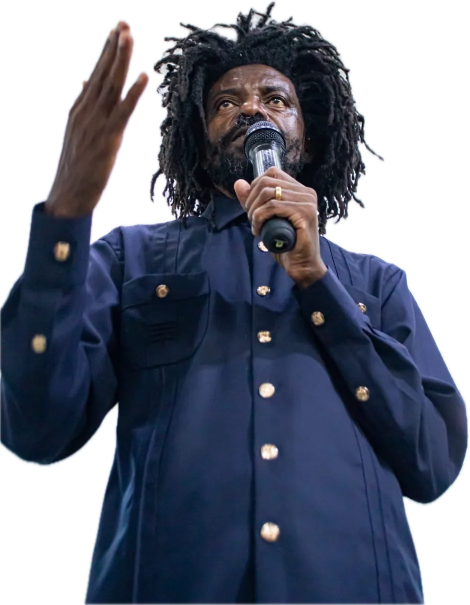
#> input picture design/assets/photos/profeta-elias-profecia-940.webp, 940 x 1209 px (shown at 1/2 size)
$ python build_share_image.py
#> lines starting #> are read from the running program, lines starting #| are printed output that depends on the picture; after the words box and inside, x2 and y2 are one past the last pixel; in counts of white or black regions, pixels touching at a corner belong together
"""Write design/assets/photos/partilha-istn-sj.jpg, the picture under a shared link.

WhatsApp and Facebook show it in the card of any link to the app that has no
picture of its own: the Profeta Elias, the church's logo and its name. 1200 by
630, the size those services expect, as a JPEG they all read.

    python3 scripts/build_share_image.py

Needs the cut-out in design/assets/photos and a serif font; the ones macOS
ships are used by default.
"""

from pathlib import Path
from PIL import Image, ImageDraw, ImageFilter, ImageFont

ROOT = Path(__file__).resolve().parents[1]
OUTPUT = ROOT / 'design' / 'assets' / 'photos' / 'partilha-istn-sj.jpg'
FONTS = Path('/System/Library/Fonts/Supplemental')
W, H = 1200, 630
DEEP, TEAL, GOLD, WHITE = (4, 41, 54), (19, 81, 99), (243, 197, 70), (255, 254, 250)


def font(name, size):
    return ImageFont.truetype(str(FONTS / name), size)


def main() -> None:
    image = Image.new('RGB', (W, H), DEEP)
    # A glow behind the Profeta, and the sun's rays of the logo.
    glow = Image.new('L', (W, H), 0)
#> glow: PIL image 1200x630 L; every value is 0
    ImageDraw.Draw(glow).ellipse((620, -120, 1260, 520), fill=150)
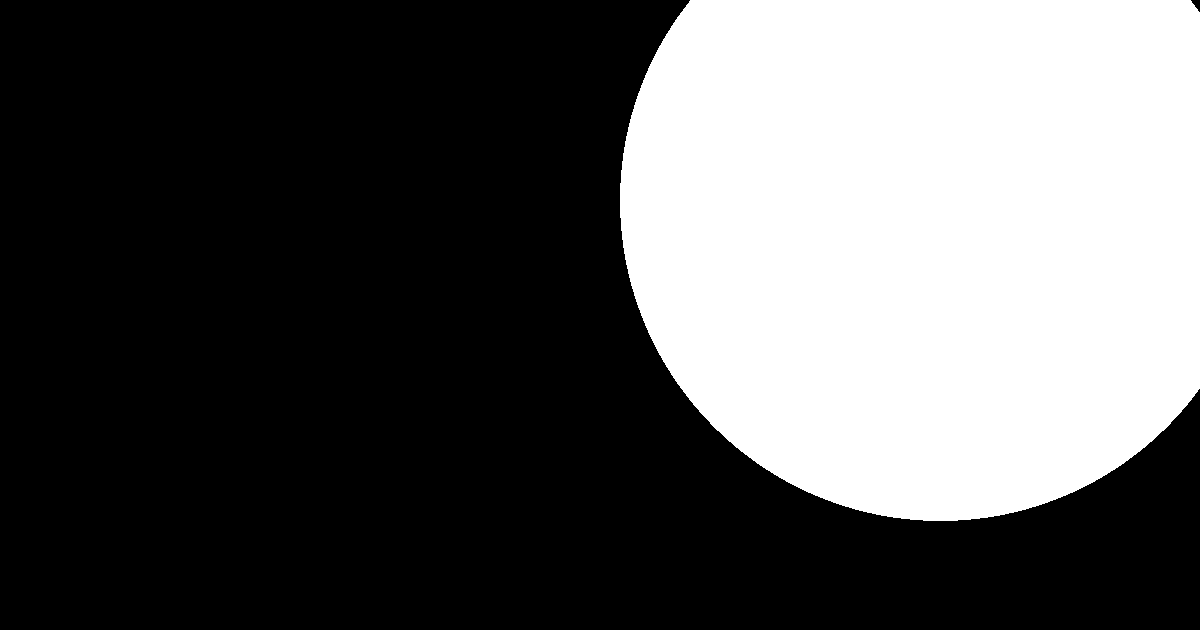
#> glow: PIL image 1200x630 L; values 0 (black) and 150 (white), 35.1% white; 1 white region, box (x1, y1, x2, y2) and area: (620, 0, 1200, 521) 265256
    image = Image.composite(Image.new('RGB', (W, H), TEAL), image, glow.filter(ImageFilter.GaussianBlur(120)))
    rays = Image.new('L', (W, H), 0)
    draw = ImageDraw.Draw(rays)
    for angle in range(0, 360, 12):
        draw.pieslice((560, -260, 1340, 520), angle, angle + 4, fill=46)
    rays = rays.filter(ImageFilter.GaussianBlur(3))
    fade = Image.new('L', (W, H), 0)
    ImageDraw.Draw(fade).ellipse((690, -110, 1210, 370), fill=255)
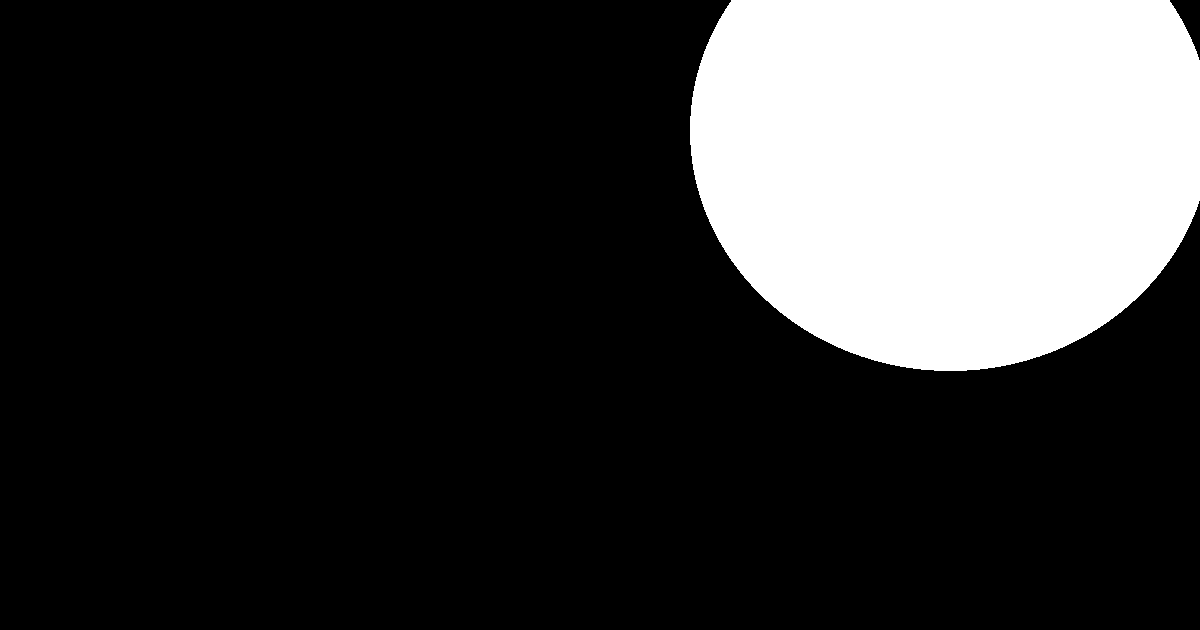
#> fade: PIL image 1200x630 L; 21.4% white; 1 white region, box (x1, y1, x2, y2) and area: (690, 0, 1200, 371) 161848
    rays = Image.composite(rays, Image.new('L', (W, H), 0), fade.filter(ImageFilter.GaussianBlur(70)))
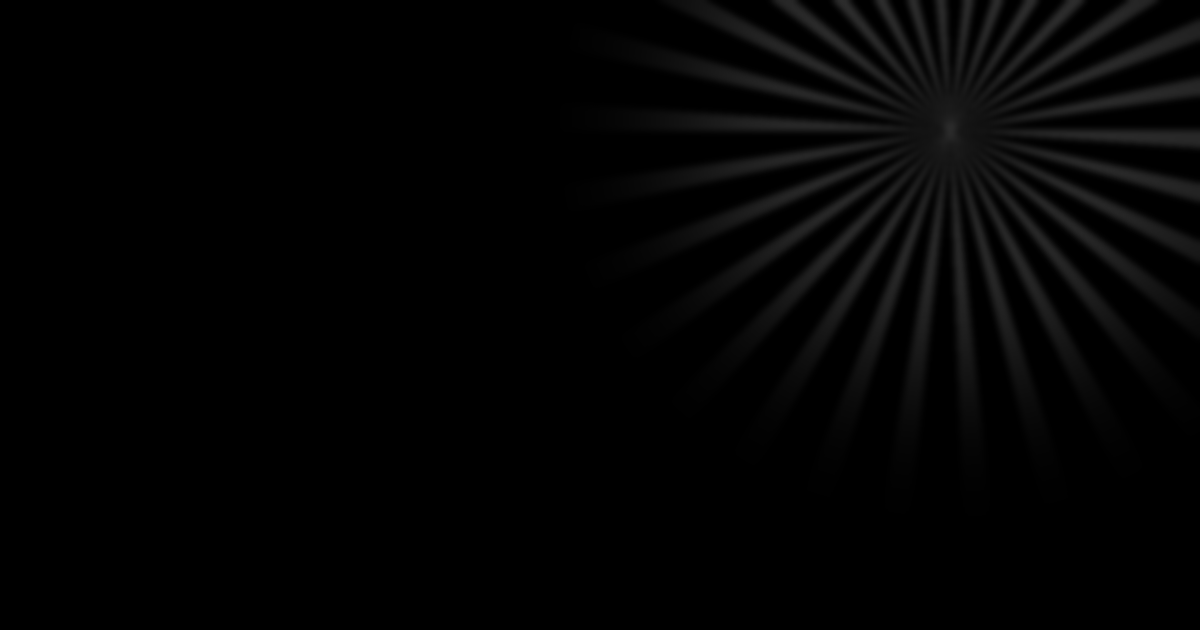
#> rays: PIL image 1200x630 L; min 0, max 44, mean 3.5
    image = Image.composite(Image.new('RGB', (W, H), GOLD), image, rays)
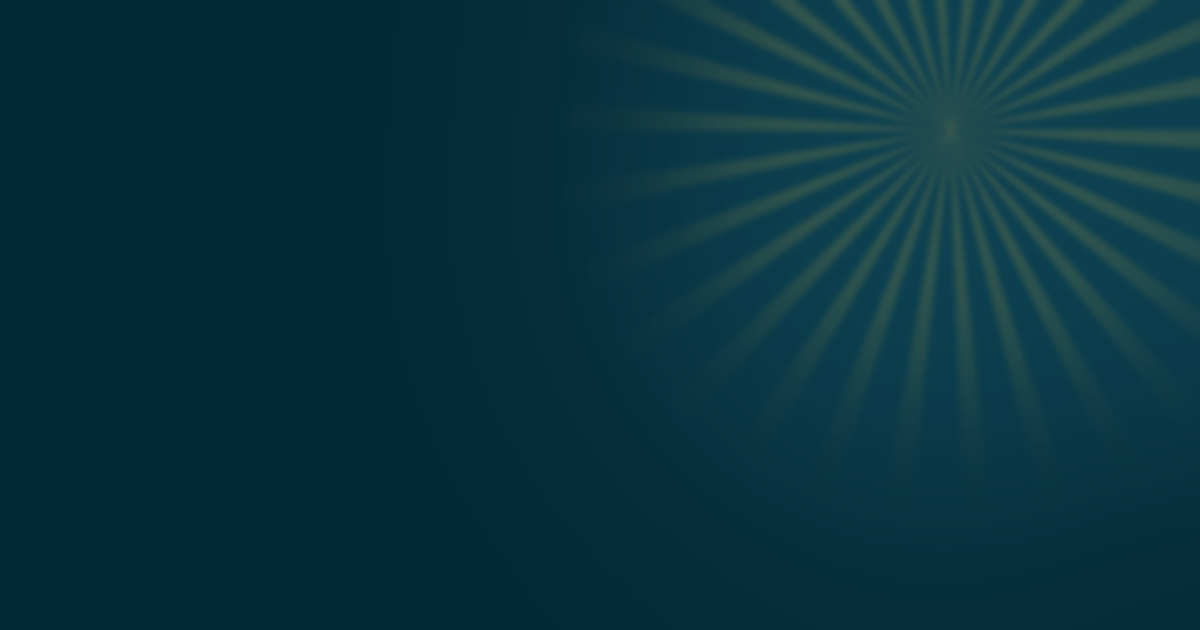
#> image: PIL image 1200x630 RGB; mean R, G, B 10.1, 50.8, 62.9

    prophet = Image.open(ROOT / 'design' / 'assets' / 'photos' / 'profeta-elias-profecia-940.webp').convert('RGBA')
#> prophet is the input picture: PIL image 940x1209 RGBA; mean R, G, B, A 37.4, 43.4, 58.2, 173
    prophet = prophet.resize((round(prophet.width * 660 / prophet.height), 660), Image.LANCZOS)
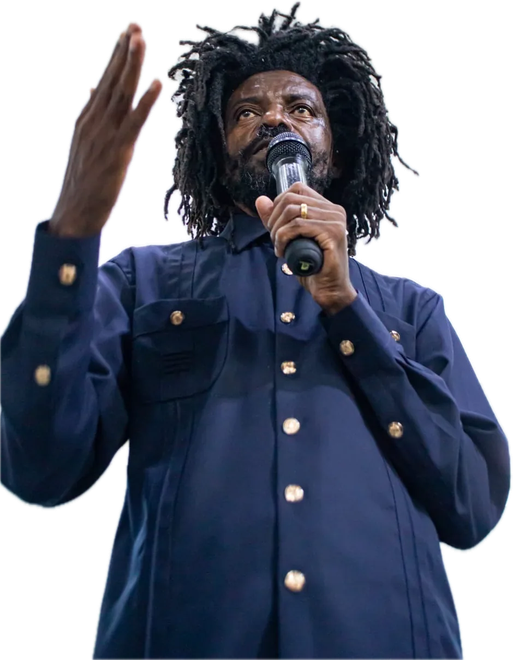
#> prophet: PIL image 513x660 RGBA; mean R, G, B, A 33.7, 39.6, 54.4, 173; transparent parts drawn white
    image.paste(prophet, (W - prophet.width + 40, H - prophet.height + 30), prophet)
    # The bottom of the photograph melts into the page.
    shade = Image.linear_gradient('L').resize((W, 200))
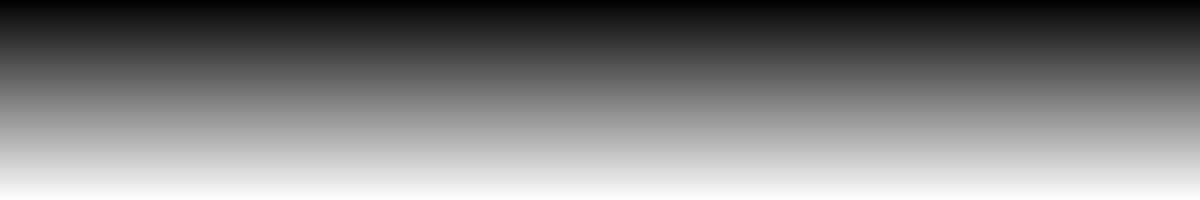
#> shade: PIL image 1200x200 L; min 0, max 255, mean 127.5
    image.paste(Image.new('RGB', (W, 200), DEEP), (0, H - 200), shade)
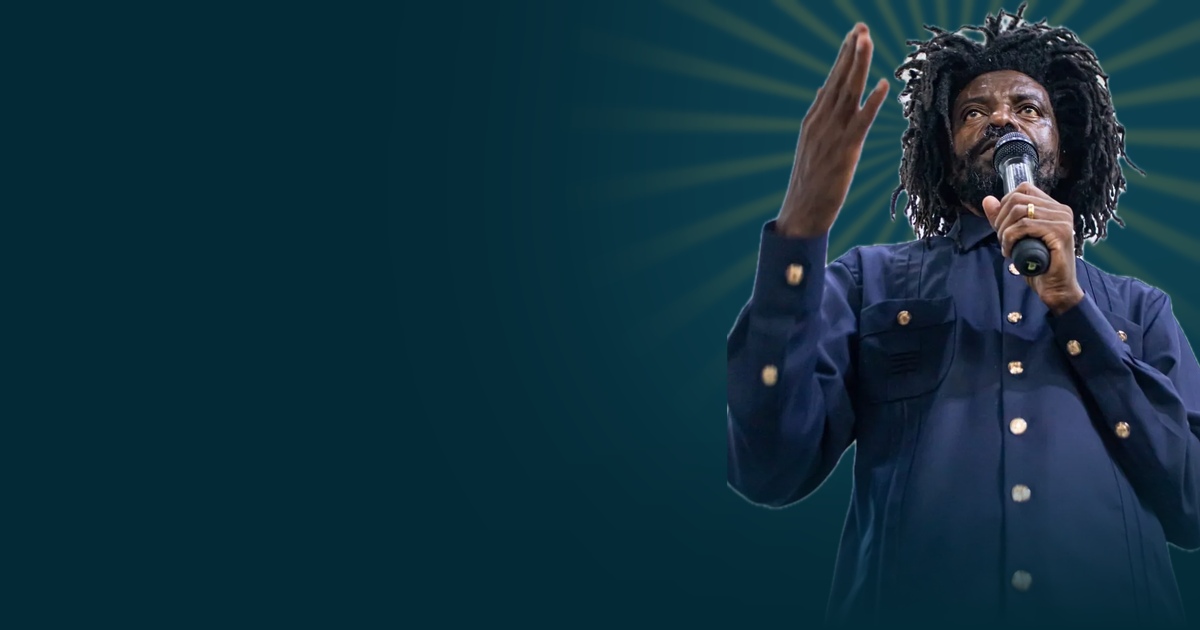
#> image: PIL image 1200x630 RGB; mean R, G, B 16.5, 47.7, 61.7

#> (the run stopped early here; a loop or call above may not have finished)

$ run again, with design/assets/photos/elias-destaque.png saved as design/assets/photos/profeta-elias-profecia-940.webp
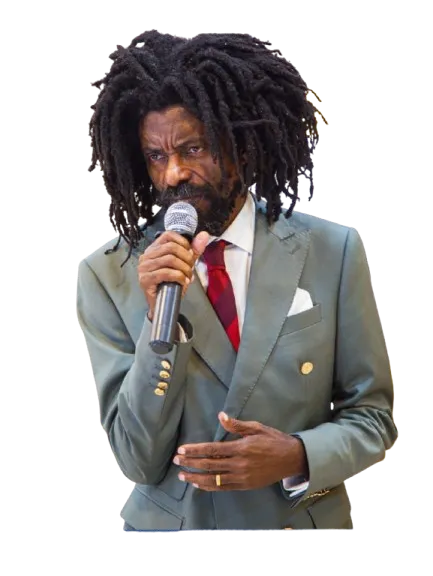
#> input picture design/assets/photos/elias-destaque.png, 433 x 576 px
#> fade: PIL image 1200x630 L; 21.4% white; 1 white region, box (x1, y1, x2, y2) and area: (690, 0, 1200, 371) 161848
#> in main, prophet is the input picture: PIL image 433x576 RGBA; mean R, G, B, A 53.4, 49.9, 49, 124
#> prophet: PIL image 496x660 RGBA
#> in main, `image.paste(prophet, (W - prophet.width + 40, H - prophet.height + 30)..`:
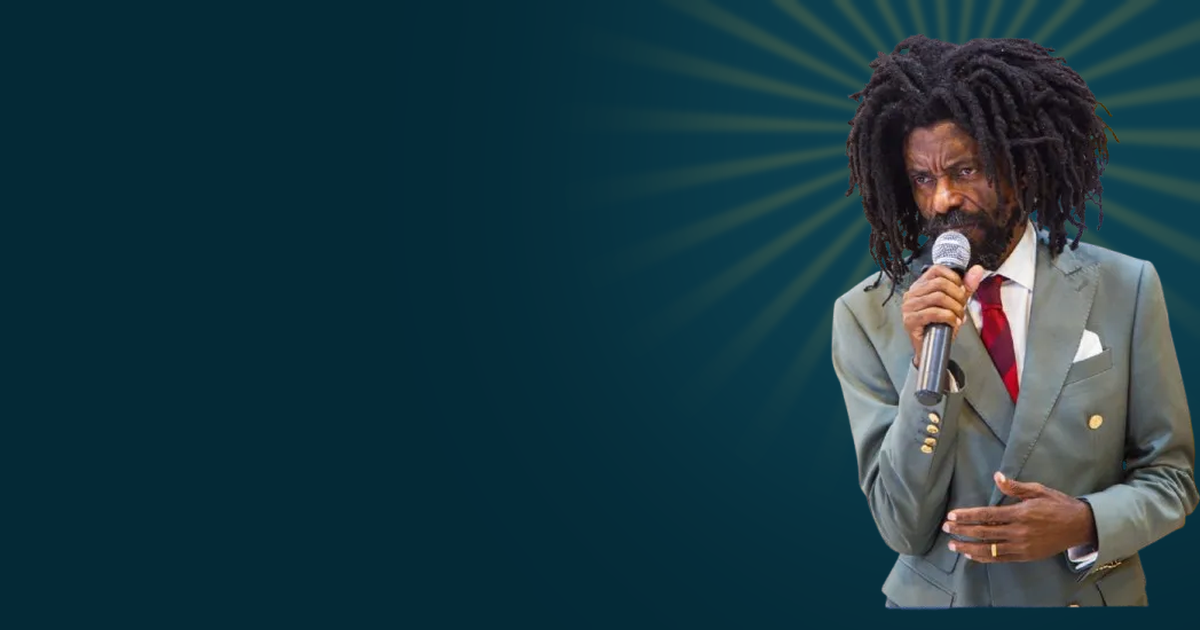
#> image: PIL image 1200x630 RGB; mean R, G, B 27.2, 57, 66.5
#> in main, `image.paste(Image.new('RGB', (W, 200), DEEP), (0, H - 200), shade)`:
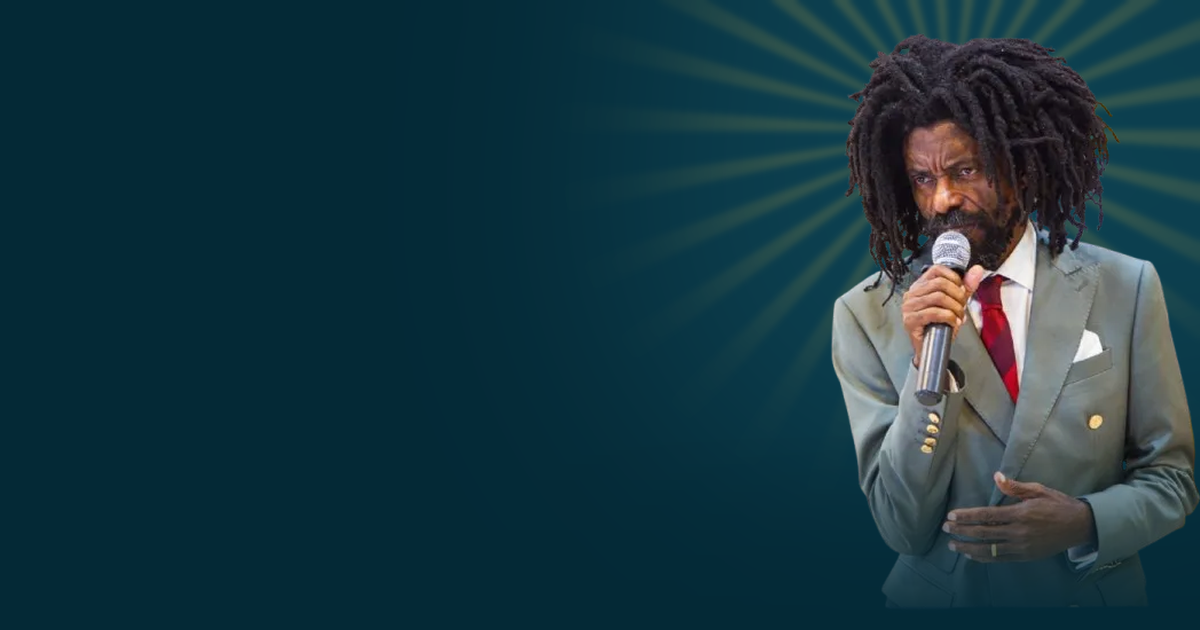
#> image: PIL image 1200x630 RGB; mean R, G, B 24.4, 55.2, 65.2
